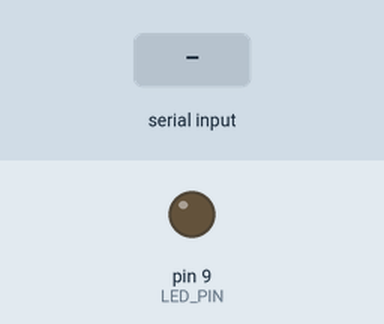
This sketch was run on a simulated Arduino Uno, built with avr-gcc and run on an emulated ATmega328P. On the bench: output pins drawn as LEDs (lit = HIGH). The inputs (shaded band) are chosen by the test bench.

Above: at 1.2 s.
1.3 s: "5\n" received over Serial
At 2.4 s:
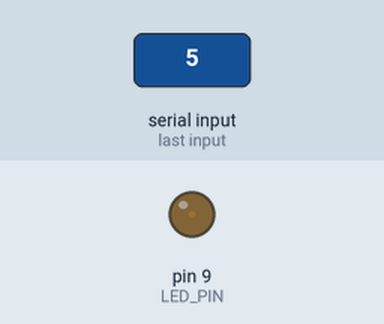
2.8 s: "90\n" received over Serial
At 3.6 s:
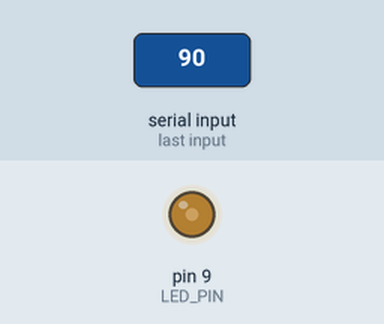
4.3 s: "200\n" received over Serial
At 4.8 s:
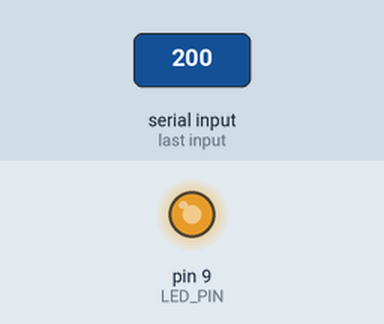
Timing chart, 0 to 7.3 s (numbered marks = the images above; inputs shaded):
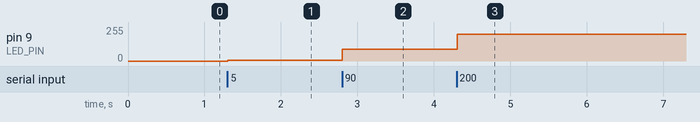

The sketch:

led_brightness.ino
```cpp
// Arduino Uno: D9 -> 220–330 ohm resistor -> LED anode (+).
// LED cathode (-) -> GND. Incoming protocol: "0\n" through "255\n".
const byte LED_PIN = 9;
char buffer[4];
byte length = 0;
bool invalid = false;
unsigned long lastReceived = 0;

void setup() {
  pinMode(LED_PIN, OUTPUT);
  analogWrite(LED_PIN, 0);
  Serial.begin(9600);
}

void loop() {
  while (Serial.available() > 0) {
    char c = Serial.read();
    lastReceived = millis();
    if (c == '\n') {
      if (!invalid && length > 0) {
        buffer[length] = '\0';
        int value = atoi(buffer);
        if (value <= 255) analogWrite(LED_PIN, value);
      }
      length = 0;
      invalid = false;
    } else if (c != '\r') {
      if (c >= '0' && c <= '9' && length < 3) buffer[length++] = c;
      else invalid = true;
    }
  }
  // Discard incomplete messages; preserve the most recent valid brightness.
  if ((length > 0 || invalid) && millis() - lastReceived > 1000) {
    length = 0;
    invalid = false;
  }
}
```

Measured:
- after the input at 1.3 s, pin 9 (LED_PIN): 0/255 → 5/255 at once
- after the input at 2.8 s, pin 9 (LED_PIN): 5/255 → 90/255 at once
- after the input at 4.3 s, pin 9 (LED_PIN): 90/255 → 200/255 at once
